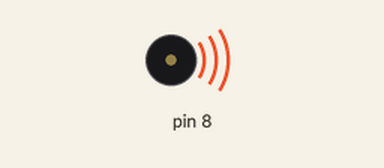
Simulated run of this sketch. Board: Arduino Uno, built with avr-gcc and run on an emulated ATmega328P. Parts: buzzer (waves = sounding).

Above: at 1.1 s.
At 12.8 s:
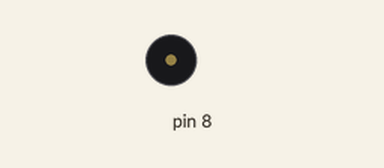
Timing chart, 0 to 16.9 s (numbered marks = the images above):
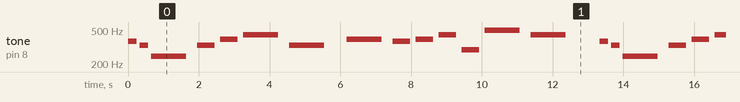

Measured:
- by itself, tone on pin 8: plays 370 Hz for 0.25 s, 330 Hz for 0.25 s, 247 Hz for 1.0 s, 330 Hz for 0.50 s, 392 Hz for 0.50 s, 440 Hz for 1.0 s … (135 notes in this stretch)

The sketch:

Sadness.ino
```cpp
#include "Lesly.h"

int sadness[]{
  NOTE_FS4, NOTE_E4, NOTE_B3, NOTE_E4, NOTE_G4, NOTE_A4, NOTE_E4, 0,
  NOTE_G4, NOTE_FS4, NOTE_G4, NOTE_A4, NOTE_D4, NOTE_B4, NOTE_A4, 0,

  NOTE_FS4, NOTE_E4, NOTE_B3, NOTE_E4, NOTE_G4, NOTE_A4, NOTE_E4,0,
  NOTE_G4, NOTE_FS4, NOTE_G4, NOTE_A4, NOTE_D4, NOTE_E4, 0
};

int duration[]{
  4, 4, 1, 2, 2, 1, 1, 4,//8
  1, 2, 2, 2, 2, 1, 1, 2,//8

  4, 4, 1, 2, 2, 1, 1, 4,//8
  1, 2, 2, 2, 2, 1, 1 //7
};
void setup() {

}

void loop() {
  for(int nota=0; nota<31; nota++){
    int noteDuration = 1000/ duration[nota];

    tone(8, sadness[nota], noteDuration);

    int pausaEntreNotas = noteDuration *1.3;
    delay(pausaEntreNotas);
    noTone(8);
  }

}
```

Lesly.h
```cpp
#define NOTE_B0  31
#define NOTE_C1  33
#define NOTE_CS1 35
#define NOTE_D1  37
#define NOTE_DS1 39
#define NOTE_E1  41
#define NOTE_F1  44
#define NOTE_FS1 46
#define NOTE_G1  49
#define NOTE_GS1 52
#define NOTE_A1  55
#define NOTE_AS1 58
#define NOTE_B1  62
#define NOTE_C2  65
#define NOTE_CS2 69
#define NOTE_D2  73
#define NOTE_DS2 78
#define NOTE_E2  82
#define NOTE_F2  87
#define NOTE_FS2 93
#define NOTE_G2  98
#define NOTE_GS2 104
#define NOTE_A2  110
#define NOTE_AS2 117
#define NOTE_B2  123
#define NOTE_C3  131
#define NOTE_CS3 139
#define NOTE_D3  147
#define NOTE_DS3 156
#define NOTE_E3  165
#define NOTE_F3  175
#define NOTE_FS3 185
#define NOTE_G3  196
#define NOTE_GS3 208
#define NOTE_A3  220
#define NOTE_AS3 233
#define NOTE_B3  247
#define NOTE_C4  262
#define NOTE_CS4 277
#define NOTE_D4  294
#define NOTE_DS4 311
#define NOTE_E4  330
#define NOTE_F4  349
#define NOTE_FS4 370
#define NOTE_G4  392
#define NOTE_GS4 415
#define NOTE_A4  440
#define NOTE_AS4 466
#define NOTE_B4  494
#define NOTE_C5  523
#define NOTE_CS5 554
#define NOTE_D5  587
#define NOTE_DS5 622
#define NOTE_E5  659
#define NOTE_F5  698
#define NOTE_FS5 740
#define NOTE_G5  784
#define NOTE_GS5 831
#define NOTE_A5  880
#define NOTE_AS5 932
#define NOTE_B5  988
#define NOTE_C6  1047
#define NOTE_CS6 1109
#define NOTE_D6  1175
#define NOTE_DS6 1245
#define NOTE_E6  1319
#define NOTE_F6  1397
#define NOTE_FS6 1480
#define NOTE_G6  1568
#define NOTE_GS6 1661
#define NOTE_A6  1760
#define NOTE_AS6 1865
#define NOTE_B6  1976
#define NOTE_C7  2093
#define NOTE_CS7 2217
#define NOTE_D7  2349
#define NOTE_DS7 2489
#define NOTE_E7  2637
#define NOTE_F7  2794
#define NOTE_FS7 2960
#define NOTE_G7  3136
#define NOTE_GS7 3322
#define NOTE_A7  3520
#define NOTE_AS7 3729
#define NOTE_B7  3951
#define NOTE_C8  4186
#define NOTE_CS8 4435
#define NOTE_D8  4699
#define NOTE_DS8 4978
```
